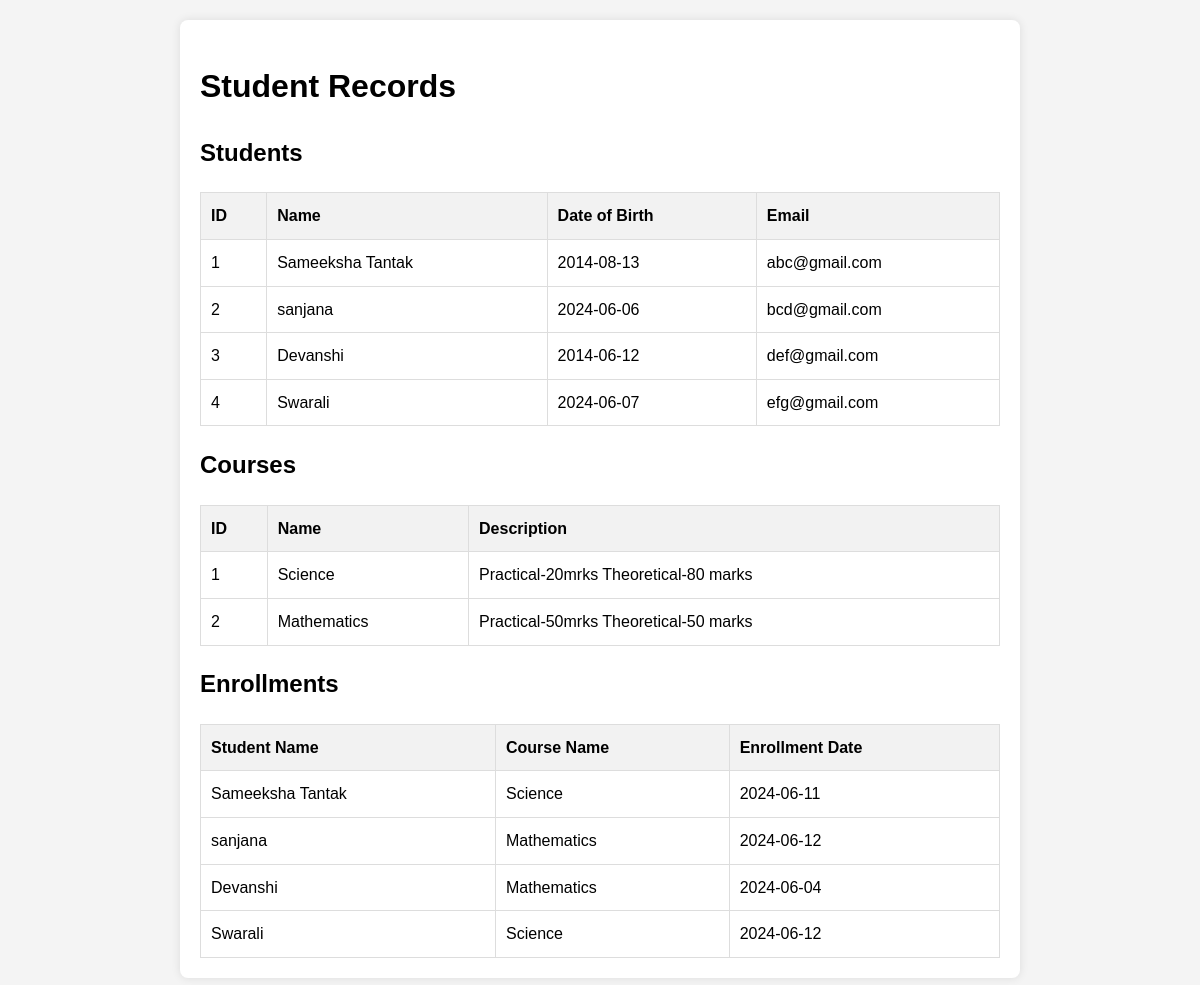
Before: / with the older database file.
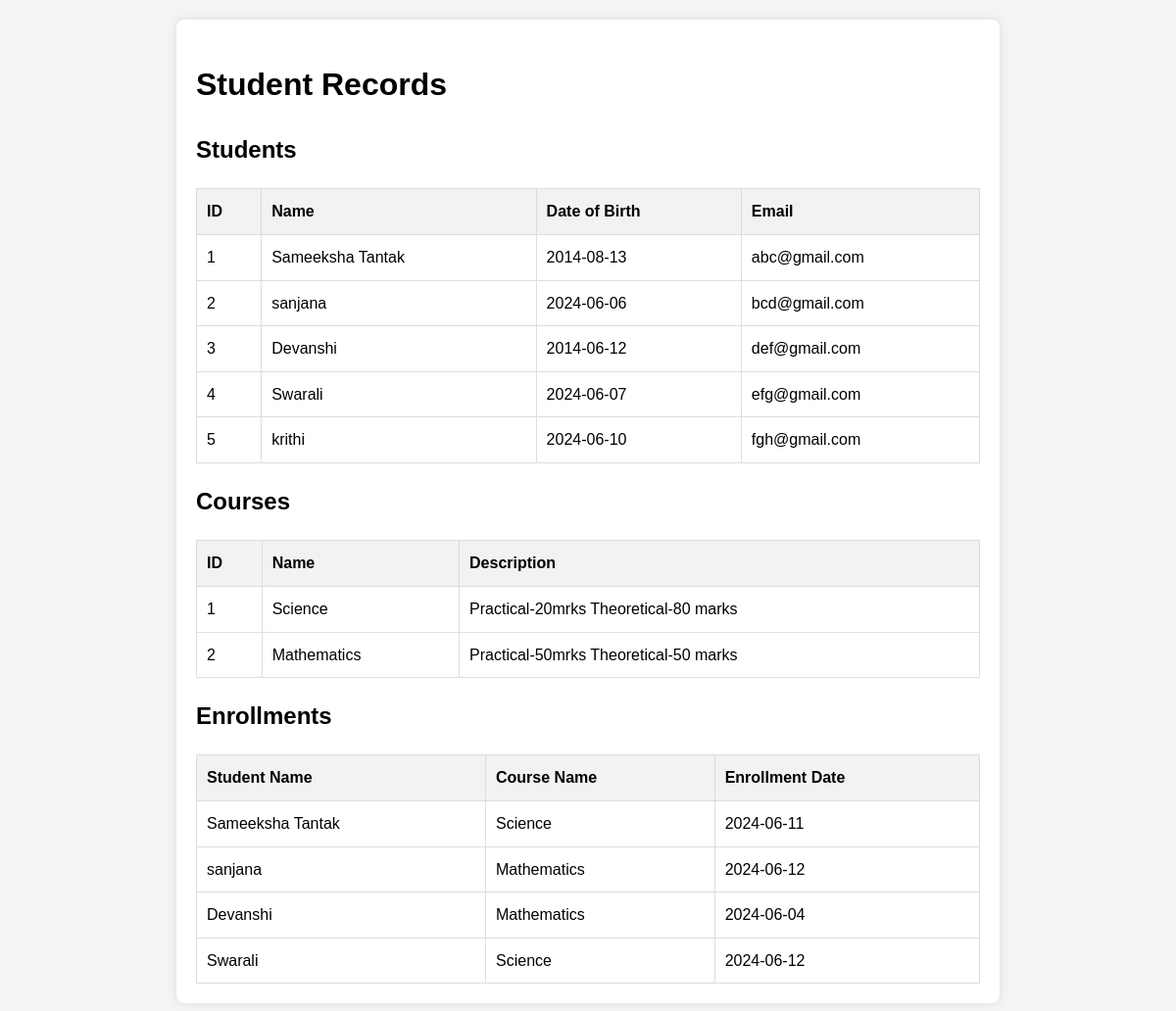
After: the same page with the newer database file.
### tables this page shows
CREATE TABLE `students` (
  `id` int NOT NULL,
  `name` varchar(100) NOT NULL,
  `dob` date NOT NULL,
  `email` varchar(100) NOT NULL
);

CREATE TABLE `courses` (
  `id` int NOT NULL,
  `name` varchar(100) NOT NULL,
  `description` text
);

CREATE TABLE `enrollments` (
  `student_id` int NOT NULL,
  `course_id` int NOT NULL,
  `enrollment_date` date DEFAULT NULL
);

### index.php (the view, shortened to what this page needs)
<!DOCTYPE html>
<html lang="en">
<head>
</head>
<body>
    <div class="container">
        <h1>Student Records</h1>
        <h2>Students</h2>
        <?php
        $host = "db";
        $username = "php_docker";
        $password = "password";
        $dbname = "php_docker";
        $conn = new mysqli($host, $username, $password, $dbname);
        $sql_students = "SELECT * FROM students";
        $result_students = $conn->query($sql_students);
        if ($result_students->num_rows > 0) {
            echo '<table>';
            echo '<tr><th>ID</th><th>Name</th><th>Date of Birth</th><th>Email</th></tr>';
            while($row = $result_students->fetch_assoc()) {
                echo '<tr>';
                echo '<td>' . $row['id'] . '</td>';
                echo '<td>' . $row['name'] . '</td>';
                echo '<td>' . $row['dob'] . '</td>';
                echo '<td>' . $row['email'] . '</td>';
                echo '</tr>';
            }
            echo '</table>';
        } else {
            echo 'No students found.';
        }
        ?>
        <h2>Courses</h2>
        <?php
        $conn = new mysqli($host, $username, $password, $dbname);
        $sql_courses = "SELECT * FROM courses";
        $result_courses = $conn->query($sql_courses);
        if ($result_courses->num_rows > 0) {
            echo '<table>';
            echo '<tr><th>ID</th><th>Name</th><th>Description</th></tr>';
            while($row = $result_courses->fetch_assoc()) {
                echo '<tr>';
                echo '<td>' . $row['id'] . '</td>';
                echo '<td>' . $row['name'] . '</td>';
                echo '<td>' . $row['description'] . '</td>';
                echo '</tr>';
            }
            echo '</table>';
        } else {
            echo 'No courses found.';
        }
        ?>
        <h2>Enrollments</h2>
        <?php
        $conn = new mysqli($host, $username, $password, $dbname);
        $sql_enrollments = "SELECT students.name AS student_name, courses.name AS course_name, enrollments.enrollment_date
                            FROM enrollments
                            JOIN students ON enrollments.student_id = students.id
                            JOIN courses ON enrollments.course_id = courses.id";
        $result_enrollments = $conn->query($sql_enrollments);
        if ($result_enrollments->num_rows > 0) {
            echo '<table>';
            echo '<tr><th>Student Name</th><th>Course Name</th><th>Enrollment Date</th></tr>';
            while($row = $result_enrollments->fetch_assoc()) {
                echo '<tr>';
                echo '<td>' . $row['student_name'] . '</td>';
                echo '<td>' . $row['course_name'] . '</td>';
                echo '<td>' . $row['enrollment_date'] . '</td>';
                echo '</tr>';
            }
            echo '</table>';
        } else {
            echo 'No enrollments found.';
        }
        ?>
    </div>
</body>
</html>

### index.php (style rules this page uses)
body { font-family: Arial, sans-serif; line-height: 1.6; background-color: #f4f4f4; margin: 0; padding: 20px; }
.container { max-width: 800px; margin: auto; background: #fff; padding: 20px; border-radius: 8px; box-shadow: 0 0 10px rgba(0,0,0,0.1); }
table { width: 100%; border-collapse: collapse; margin-top: 20px; }
table, th, td { border: 1px solid #ddd; padding: 10px; text-align: left; }
th { background-color: #f2f2f2; }

Changed rows visible on the page:
added students: id "5", name "krithi", dob "2024-06-10", email "fgh@gmail.com"
